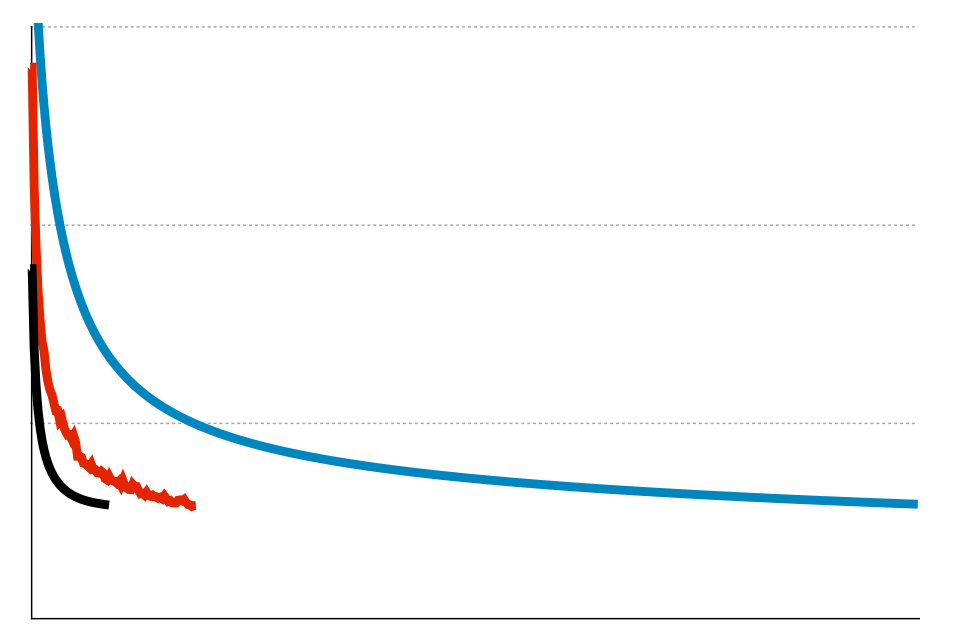
#> input picture experiment/pycharm/gisette_epoch.PNG, 959 x 644 px, found by its file name
$ python experiment_Gisette_memory.py
#> lines starting #> are read from the running program, lines starting #| are printed output that depends on the picture; after the words box and inside, x2 and y2 are one past the last pixel; in counts of white or black regions, pixels touching at a corner belong together
import cv2
import numpy as np
import imutils
import pandas as pd
import matplotlib.pyplot as plt
from matplotlib import rc
from scipy.interpolate import make_interp_spline

from scipy import interpolate

import random
import matplotlib
from matplotlib.patches import Ellipse

font = {'size': 12}
matplotlib.rc('font', **font)

def get_point(event, x, y, flags, param):
    # 鼠标单击事件
    if event == cv2.EVENT_LBUTTONDOWN:
        # 输出坐标
        print('坐标值: ', x, y)
        # 在传入参数图像上画出该点
        #cv2.circle(param, (x, y), 1, (255, 255, 255), thickness=-1)
        img = param.copy()
        # 输出坐标点的像素值
        print('像素值：',param[y][x]) # 注意此处反转，(纵，横，通道)
        # 显示坐标与像素
        text = "("+str(x)+','+str(y)+')'+str(param[y][x])
        cv2.putText(img,text,(0,param.shape[0]),cv2.FONT_HERSHEY_PLAIN,1.5,(0,0,255),1)
        cv2.imshow('image', img)
        cv2.waitKey(0)


def smooth_xy(lx, ly):
    """数据平滑处理

    :param lx: x轴数据，数组
    :param ly: y轴数据，数组
    :return: 平滑后的x、y轴数据，数组 [slx, sly]
    """
    x = np.array(lx)
    y = np.array(ly)
    x_smooth = np.linspace(x.min(), x.max(), 4500)
    y_smooth = make_interp_spline(x, y)(x_smooth)
    return [x_smooth, y_smooth]

# interpld
def spline1(x, y, point):
    x = np.array(x)
    y = np.array(y)
    f = interpolate.interp1d(x, y, kind="cubic")  #曲线绘制方法1
    X = np.linspace(x.min(), x.max(), num=point, endpoint=True)
    Y = f(X)
    return X, Y


if __name__ == "__main__":
    gisette = cv2.imread("gisette_epoch.png",1)
#> gisette is the input picture: shape (644, 959, 3); mean B, G, R 249.8, 249.1, 248.4

    crop = gisette[:, 31:918]

    resized = imutils.resize(crop, width=450)

    crop = resized[14:314, :]
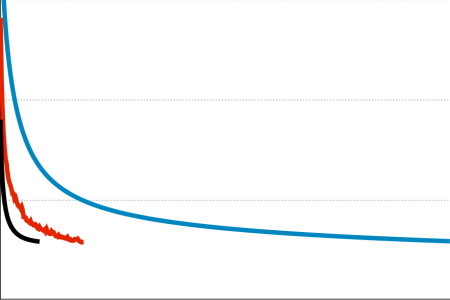
#> crop: shape (300, 450, 3); mean B, G, R 249.2, 248.4, 247.5

    low_blue = np.array([180, 0, 0])
    high_blue = np.array([200, 255, 20])
    mask_blue = cv2.inRange(crop, low_blue, high_blue)
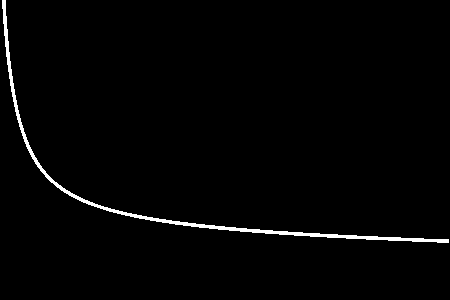
#> mask_blue: shape (300, 450); 1.6% white; 1 white region, box (x1, y1, x2, y2) and area: (2, 0, 449, 243) 2104

    low_red = np.array([0, 0, 200])
    high_red = np.array([20, 255, 255])
    mask_red = cv2.inRange(crop, low_red, high_red)
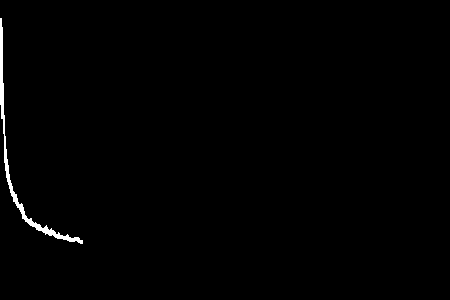
#> mask_red: shape (300, 450); 0.72% white; 1 white region, box (x1, y1, x2, y2) and area: (0, 18, 83, 244) 978

    low_black = np.array([0, 0, 0])
    high_black = np.array([1, 1, 1])
    mask_black = cv2.inRange(crop, low_black, high_black)
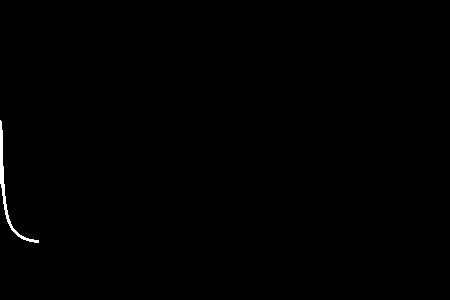
#> mask_black: shape (300, 450); 0.32% white; 1 white region, box (x1, y1, x2, y2) and area: (0, 120, 39, 243) 427


    # 定义两个窗口 并绑定事件 传入各自对应的参数
    cv2.namedWindow('gisette')
    cv2.setMouseCallback('gisette', get_point, crop)

    x_blue = []
    loss_blue = []
    for i in range(450):
        x = mask_blue[:, i]
        where_res = np.where(x > 0)
        if(where_res[0].shape[0]):
            #middle = (where_res[0][0]+where_res[0][-1])//2
            middle = where_res[0][0]
            print(middle)
            mask_blue[middle,i] = 0
            loss_blue.append(1.0*(300 - middle)/1000)
            x_blue.append(i)
#> this loop made 450 passes
#> (where_res, middle) on passes 3, 22, 23, 24, 25, 26, 27, 28, 29, 30: (([0, 1, 2, 3, 4, 5, 6, 7, 8],), 0), (([122, 123, 124, 125, 126, 127, 128, 129, 130, 131, 132],), 122), (([125, 126, 127, 128, 129, 130, 131, 132, 133, 134, 135],), 125), (([128, 129, 130, 131, 132, 133, 134, 135, 136, 137, 138],), 128), (([132, 133, 134, 135, 136, 137, 138, 139, 140, 141],), 132), (([134, 135, 136, 137, 138, 139, 140, 141, 142, 143],), 134), (([137, 138, 139, 140, 141, 142, 143, 144, 145, 146],), 137), (([140, 141, 142, 143, 144, 145, 146, 147, 148],), 140), (([142, 143, 144, 145, 146, 147, 148, 149, 150],), 142), (([145, 146, 147, 148, 149, 150, 151, 152],), 145)
#> middle on passes 4 to 9: 0, 0, 0, 16, 29, 41
#| 0
#| 0
#| 0
#| 0
#| 16
#| 29
#| 41
#| 52
#> (further printed lines are left out)
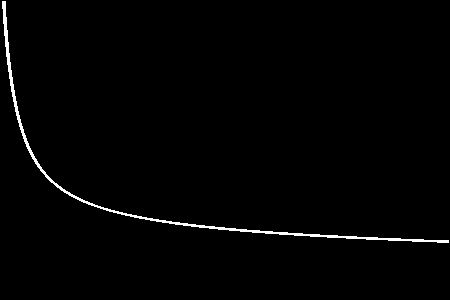
#> mask_blue: shape (300, 450); 1.2% white; 1 white region, box (x1, y1, x2, y2) and area: (2, 1, 449, 243) 1657
#> after the loop, loss_blue = 447 values, max 0.3 at index 0, min 0.061 at index 422, mean 0.0876; x_blue = 447 values from 2 to 448

    x_red = []
    loss_red = []
    for i in range(450):
        x = mask_red[:, i]
        where_res = np.where(x > 0)
        if (where_res[0].shape[0]):
            middle = where_res[0][0]
            print(middle)
            mask_red[middle, i] = 0
            loss_red.append(1.0*(300 - middle)/1000)
            x_red.append(i)
#> this loop made 450 passes
#> (where_res, middle) on passes 13, 14, 15, 16, 18, 19, 20, 21, 22, 25: (([186, 187, 188, 189, 190, 191, 192, 193, 194, 195, 196],), 186), (([191, 192, 193, 194, 195, 196, 197, 198, 199, 200, 201],), 191), (([192, 193, 194, 195, 196, 197, 198, 199, 200, 201],), 192), (([194, 195, 196, 197, 198, 199, 200, 201, 202, 203],), 194), (([198, 199, 200, 201, 202, 203, 204, 205, 206, 207],), 198), (([202, 203, 204, 205, 206, 207],), 202), (([204, 205, 206, 207, 208, 209],), 204), (([204, 205, 206, 207, 208, 209, 210, 211],), 204), (([203, 204, 205, 206, 207, 208, 209, 210, 211, 212, 213],), 203), (([211, 212, 213, 214, 215, 216, 217, 218, 219],), 211)
#> middle on passes 1 to 6: 18, 18, 27, 83, 115, 136
#| 18
#| 18
#| 27
#| 83
#| 115
#| 136
#| 149
#| 159
#> (further printed lines are left out)
#> mask_red: shape (300, 450); 0.66% white; 1 white region, box (x1, y1, x2, y2) and area: (0, 19, 83, 244) 895
#> after the loop, loss_red = 83 values, max 0.282 at index 0, min 0.06 at index 80, mean 0.0911; x_red = 83 values from 0 to 82

    x_black = []
    loss_black = []
    for i in range(450):
        x = mask_black[:, i]
        where_res = np.where(x > 0)
        if (where_res[0].shape[0]):
            middle = where_res[0][0]
            print(middle)
            mask_black[middle, i] = 0
            loss_black.append(1.0*(300 - middle)/1000)
            x_black.append(i)
#> this loop made 450 passes
#> (where_res, middle) on passes 9 to 20: (([215, 216, 217, 218, 219, 220, 221, 222, 223],), 215), (([219, 220, 221, 222, 223, 224, 225],), 219), (([221, 222, 223, 224, 225, 226, 227],), 221), (([224, 225, 226, 227, 228, 229],), 224), (([226, 227, 228, 229, 230],), 226), (([228, 229, 230, 231],), 228), (([229, 230, 231, 232],), 229), (([230, 231, 232, 233],), 230), (([231, 232, 233, 234],), 231), (([232, 233, 234, 235],), 232), (([233, 234, 235, 236],), 233), (([234, 235, 236],), 234)
#> middle on passes 1 to 6: 120, 121, 130, 166, 184, 196
#| 120
#| 121
#| 130
#| 166
#| 184
#| 196
#| 204
#| 210
#> (further printed lines are left out)
#> mask_black: shape (300, 450); 0.29% white; 1 white region, box (x1, y1, x2, y2) and area: (0, 121, 39, 243) 388
#> after the loop, loss_black = 39 values, max 0.18 at index 0, min 0.06 at index 34, mean 0.0801; x_black = 39 values from 0 to 38

    x_train_loss = range(450)  # loss的数量，即x轴
    fig = plt.figure()
    plt.xlabel('Epochs')  # x轴标签
    plt.ylabel('Loss')  # y轴标签

    xy_s_blue = smooth_xy(x_blue, loss_blue)
#> in smooth_xy, `x = np.array(lx)`: x = 447 values from 2 to 448
#> in smooth_xy, `y = np.array(ly)`: y has the same summary as loss_blue outside smooth_xy
#> in smooth_xy, `y_smooth = make_interp_spline(x, y)(x_smooth)`: y_smooth = 4500 values, max 0.301 at index 26, min 0.0609 at index 4261, mean 0.0874
#> xy_s_blue = 2 items
    xy_s_red = smooth_xy(x_red, loss_red)
#> xy_s_red = 2 items
    xy_s_black = smooth_xy(x_black, loss_black)
#> xy_s_black = 2 items

    msdf_sgd_epoch =[]
    for item in xy_s_black[1]:
        msdf_sgd_epoch.append(item)
#> this loop made 4500 passes
#> item on passes 1 to 3: 0.18, 0.18, 0.18
#> after the loop, msdf_sgd_epoch = 4500 values, max 0.18 at index 0, min 0.0599 at index 4070, mean 0.079

    # 默认颜色，如果想更改颜色，可以增加参数color='red',这是红色。
    plt.plot(x_blue, loss_blue, linewidth=3, linestyle="solid", label=r"ModelAverage, $\lambda$=1/2^8, $\beta$=0.98")
    plt.plot(x_red, loss_red, linewidth=3, linestyle="solid", label=r"Hogwild, $\lambda$=1/2^11, $\beta$=0.98")
    plt.plot(x_black, loss_black, linewidth=3, linestyle="solid", label=r'MLWeaving-8bit, $\lambda$=1/2^8, $\alpha$=12')
    plt.plot(x_black, loss_black, linewidth= 2, linestyle="solid", label=r'MFSD-SGD-8bit, $\lambda$=1/2^8, $\alpha$=12')
    plt.legend()
    plt.title('Gisette(loss vs. epoch)')

    fig.canvas.draw()
    # convert canvas to image
    img = np.fromstring(fig.canvas.tostring_rgb(), dtype=np.uint8,
                        sep='')
    img = img.reshape(fig.canvas.get_width_height()[::-1] + (3,))
    # img is rgb, convert to opencv's default bgr
    img = cv2.cvtColor(img, cv2.COLOR_RGB2BGR)
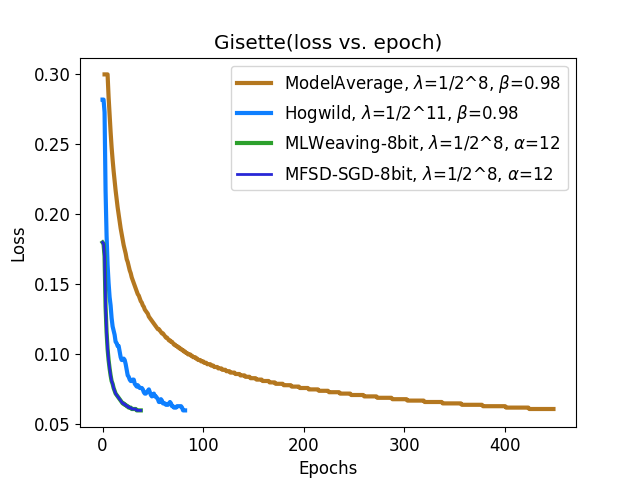
#> img: shape (480, 640, 3); mean R, G, B 245.3, 245.5, 245.5

    cv2.imwrite("Gisette(loss vs. epoch).png",img)

    # 显示图像
    while(True):
        cv2.imshow('plt', img)
        cv2.imshow('gisette', crop)
        cv2.imshow('mask_blue', mask_blue)
        cv2.imshow('mask_red', mask_red)
        cv2.imshow('mask_black', mask_black)


        if cv2.waitKey(20) & 0xFF == 27:
#> (key Esc is pressed here)
            break
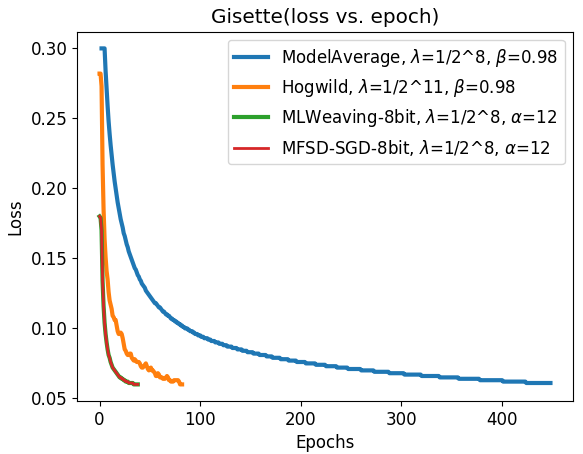
#> figure drawn by matplotlib, 1 panel; curve peaks at x = 2, y = 0.3; curve peaks at x = 0, y = 0.282; curve peaks at x = 0, y = 0.18

$ run again, with experiment/pycharm/epsilon_zeke.PNG copied over experiment/pycharm/gisette_epoch.PNG
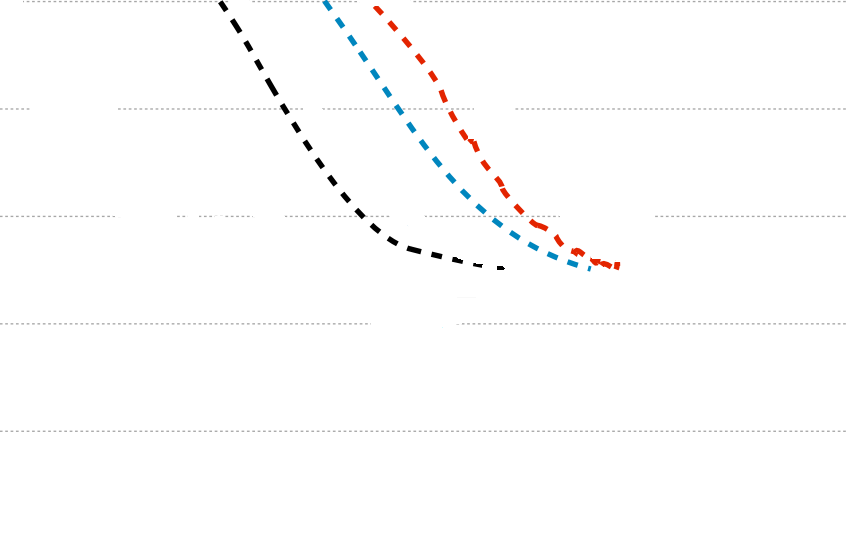
#> input picture experiment/pycharm/epsilon_zeke.PNG, 848 x 536 px, found by its file name
#> gisette is the input picture: shape (536, 848, 3); mean B, G, R 253.1, 253, 253.2
#> `mask_blue = cv2.inRange(crop, low_blue, high_blue)`:
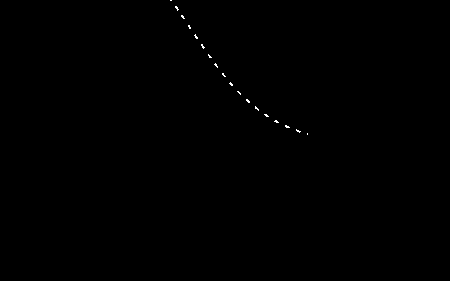
#> mask_blue: shape (281, 450); 0.12% white in thin lines or dots, all inside (x1, y1, x2, y2) = (170, 0, 308, 135)
#> the loop `for i in range(450):` made 450 passes
#> middle on passes 171, 172, 176, 177, 178, 179, 182, 183: 0, 0, 6, 6, 7, 9, 15, 15
#> (printed output is left out)
#> after the loop `for i in range(450):`: loss_blue = 70 values, max 0.3 at index 0, min 0.167 at index 69, mean 0.223; x_blue = 70 values from 170 to 307
#> the loop `for i in range(450):` made 450 passes
#> middle on passes 199, 200, 201, 206, 207, 208, 209, 213: 0, 0, 0, 7, 7, 8, 10, 17
#> (printed output is left out)
#> after the loop `for i in range(450):`: loss_red = 75 values, max 0.3 at index 0, min 0.169 at index 71, mean 0.221; x_red = 75 values from 198 to 323
#> the loop `for i in range(450):` made 450 passes
#> middle on passes 113, 114, 115, 119, 120, 121, 125, 126: 0, 0, 1, 10, 10, 11, 20, 20
#> (printed output is left out)
#> after the loop `for i in range(450):`: loss_black = 61 values, max 0.3 at index 0, min 0.167 at index 58, mean 0.218; x_black = 61 values from 112 to 259
#> x = 70 values from 170 to 307
#> y has the same summary as loss_blue outside smooth_xy
#> y_smooth = 4500 values, max 0.3 at index 16, min 0.167 at index 4499, mean 0.218
#> xy_s_blue = 2 items
#> the loop `for item in xy_s_black[1]:` made 4500 passes
#> item on passes 1 to 3: 0.3, 0.3, 0.3
#> after the loop `for item in xy_s_black[1]:`: msdf_sgd_epoch = 4500 values, max 0.3 at index 16, min 0.167 at index 4451, mean 0.209
#> `break`:
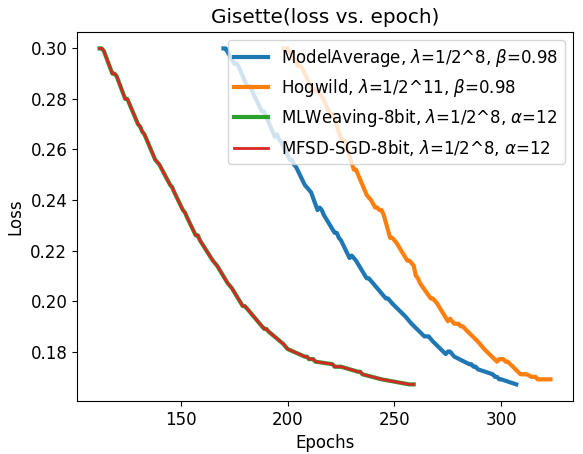
#> figure drawn by matplotlib, 1 panel; curve peaks at x = 170, y = 0.3; curve peaks at x = 198, y = 0.3; curve peaks at x = 112, y = 0.3
